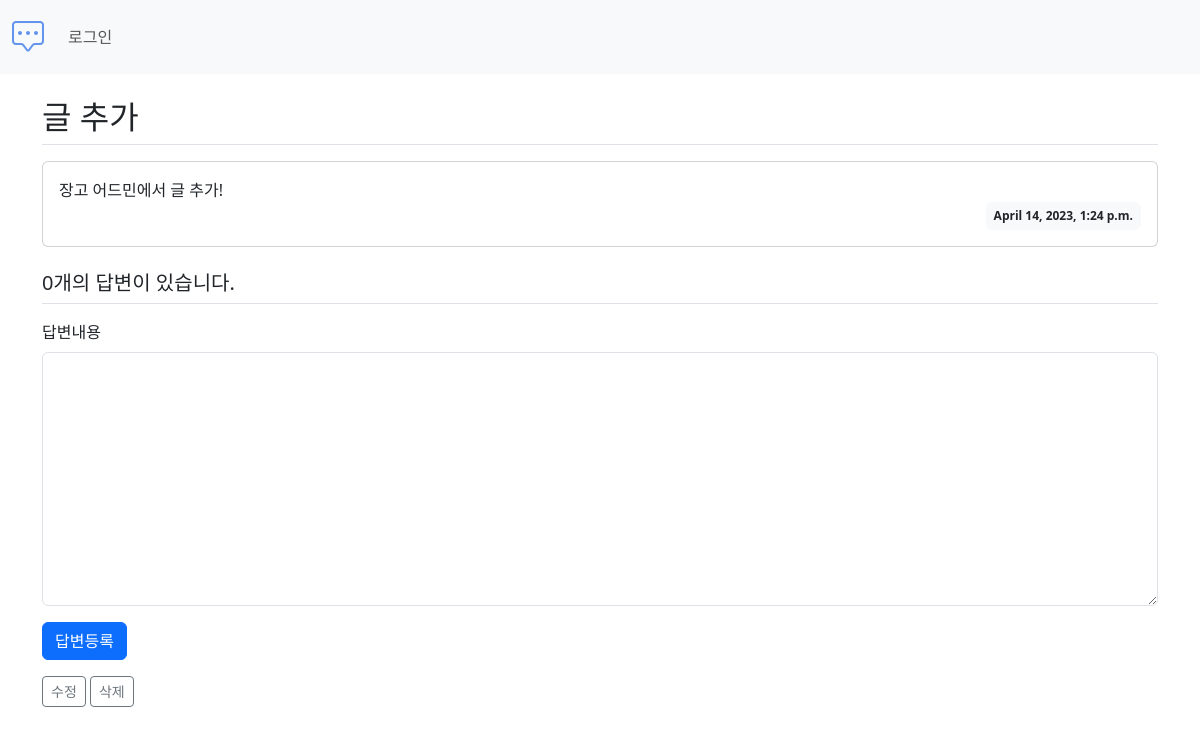
The app's page /myboard/3/, older data.
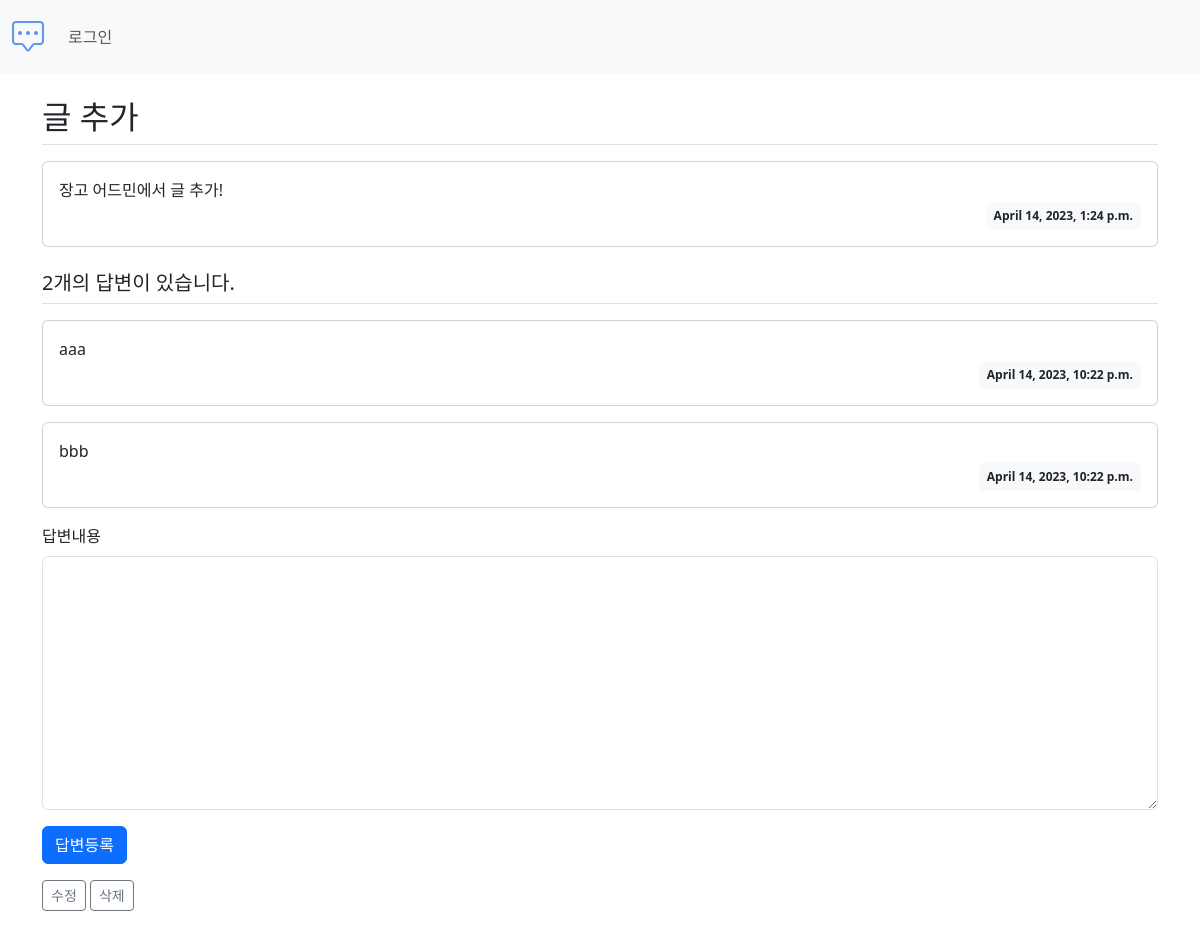
The same page, newer data.
### myboard/models.py (models this page shows, shortened)
class Question(models.Model):
    subject = models.CharField(max_length=200)
    content = models.TextField()
    create_date = models.DateTimeField()
    modify_date = models.DateTimeField(null=True, blank=True)

class Answer(models.Model):
    question = models.ForeignKey(Question, on_delete=models.CASCADE)
    content = models.TextField()
    create_date = models.DateTimeField()
    modify_date = models.DateTimeField(null=True, blank=True)

### myboard/views.py (the view)
# urls.py: path('<int:question_id>/', views.detail, name='detail'),
def detail(request, question_id):
    question = get_object_or_404(Question, pk=question_id)
    context = {'question': question}
    return render(request, 'myboard/question_detail.html', context)

### templates/myboard/question_detail.html (shortened to what this page needs)
{% extends 'base.html' %}
{% block content %}
<div class="container my-3">
    <h2 class="border-bottom py-2">{{ question.subject }}</h2>
    <div class="card my-3">
        <div class="card-body">
            <div class="card-text" style="white-space: pre-line;">{{ question.content }}</div>
            <div class="d-flex justify-content-end">
                <div class="badge bg-light text-dark p-2">
                    {{ question.create_date }}
                </div>
            </div>
        </div>
    </div>
    <h5 class="border-bottom my-3 py-2">{{question.answer_set.count}}개의 답변이 있습니다.</h5>
    {% for answer in question.answer_set.all %}
    <div class="card my-3">
        <div class="card-body">
            <div class="card-text" style="white-space: pre-line;">{{ answer.content }}</div>
            <div class="d-flex justify-content-end">
                <div class="badge bg-light text-dark p-2">
                    {{ answer.create_date }}
                </div>
            </div>
        </div>
    </div>
    {% endfor %}
    <form action="{% url 'myboard:answer_create' question.id %}" method="post" class="my-3">
        <div class="mb-3">
            <label for="content" class="form-label">답변내용</label>
            <textarea name="content" id="content" class="form-control" rows="10"></textarea>
        </div>
        <input type="submit" value="답변등록" class="btn btn-primary">
    </form>
    <div class="my-3">
        <a href="{% url 'myboard:question_modify' question.id  %}" class="btn btn-sm btn-outline-secondary">수정</a>
        <a href="javascript:void(0)" class="delete btn btn-sm btn-outline-secondary"
            data-uri="{% url 'myboard:question_delete' question.id  %}">삭제</a>
    </div>
</div>
{% endblock %}

### templates/base.html (shortened to what this page needs)
<!DOCTYPE html>
<html lang="ko">
<head>
    <link href="https://cdn.jsdelivr.net/npm/bootstrap@5.3.0-alpha3/dist/css/bootstrap.min.css" rel="stylesheet"
>
    <link rel="stylesheet" href="https://cdn.jsdelivr.net/npm/bootstrap-icons@1.10.4/font/bootstrap-icons.css">
</head>
<body>
    {% include "navbar.html" %}
    {% block content %}
    {% endblock %}
</body>
</html>

### templates/navbar.html (shortened to what this page needs)
<nav class="navbar navbar-expand-lg bg-body-tertiary">
    <div class="container-fluid">
        <a class="navbar-brand" href="{% url 'myboard:index' %}"><i class="bi bi-chat-square-dots"
                style="font-size: 2rem; color: cornflowerblue;"></i></a>
        <div class="collapse navbar-collapse" id="navbarSupportedContent">
            <ul class="navbar-nav me-auto mb-2 mb-lg-0">
                <li class="nav-item">
                    <a class="nav-link" href="#">로그인</a>
                </li>
            </ul>
        </div>
    </div>
</nav>

Row changes from the older to the newer data that the page shows:
computed for Question "글 추가": answer_set.count "0" → "2"
added Answer: content "aaa", create_date "April 14, 2023, 10:22 p.m."
added Answer: content "bbb", create_date "April 14, 2023, 10:22 p.m."
